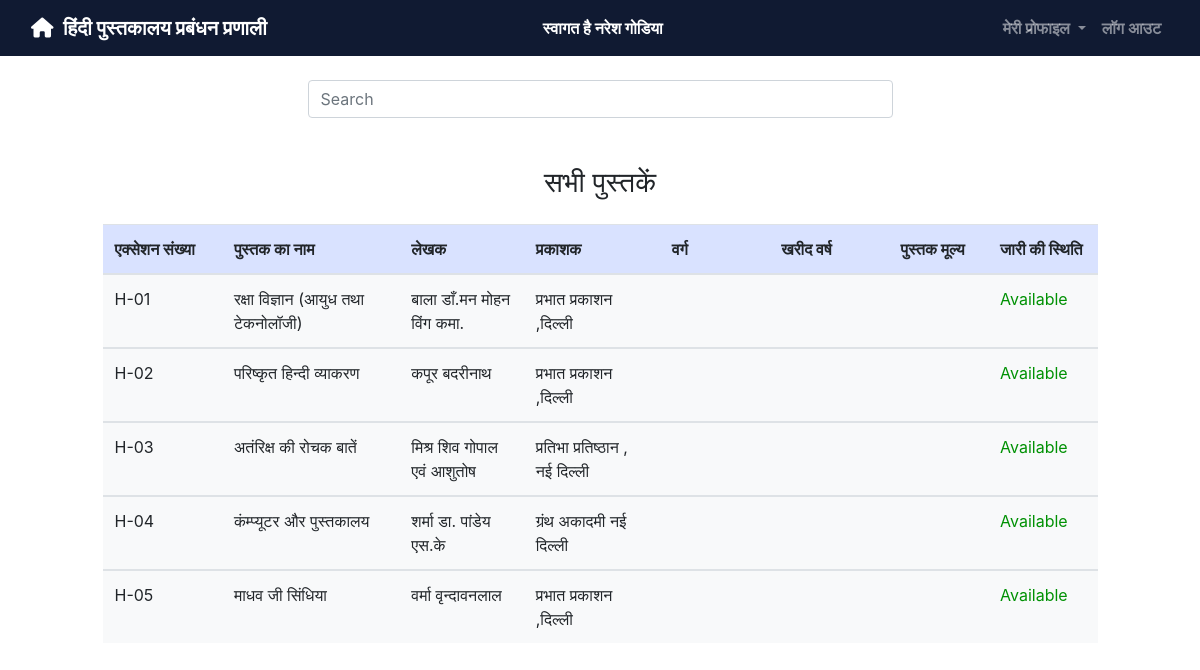
Page /admin/Regbooks.php (signed in) on the committed database.
### tables this page shows
CREATE TABLE `books` (
  `ac_no` varchar(100) NOT NULL,
  `book_name` varchar(100) DEFAULT NULL,
  `author` varchar(100) DEFAULT NULL,
  `publisher` varchar(100) DEFAULT NULL,
  `category` varchar(100) DEFAULT NULL,
  `purchase_year` int(4) DEFAULT NULL,
  `book_price` int(7) DEFAULT NULL,
  `issue_status` varchar(100) NOT NULL DEFAULT 'Available'
);

### admin/Regbooks.php (the view, shortened to what this page needs)
<?php
	include "../asset/dbconnect.php";
	$query = "select * from books order by substr(ac_no from 1 for 2), cast(substr(ac_no from 1) AS UNSIGNED)";
?>
<!DOCTYPE html>
<html>
<head>
	<link rel="stylesheet" type="text/css" href="../bootstrap4/css/bootstrap.min.css">
	<link rel="stylesheet" type="text/css" href="../css/all.css">
</head>
<body>
	<nav class="navbar navbar-expand-lg navbar-dark font-weight-bold" style="background-color:#101a32">
		<div class="container-fluid">
			<div class="navbar-header">
				<a class="navbar-brand" href="admin_dashboard.php"><i class="fas fa-house"></i>&nbsp;&nbsp;हिंदी पुस्तकालय प्रबंधन प्रणाली</a>
			</div>
			<div class="text-white"><span>स्वागत है <?php echo $_SESSION['name'];?>&nbsp;&nbsp;&nbsp;&nbsp;&nbsp;&nbsp;&nbsp;&nbsp;&nbsp;&nbsp;&nbsp;&nbsp;&nbsp;&nbsp;&nbsp;&nbsp;&nbsp;&nbsp;&nbsp;</span></div>
		    <ul class="nav navbar-nav navbar-right">
		      <li class="nav-item dropdown">
	        	<a class="nav-link dropdown-toggle" data-toggle="dropdown">मेरी प्रोफाइल </a>
		      </li>
		      <li class="nav-item">
		        <a class="nav-link" href="logout.php">लॉग आउट</a>
		      </li>
		    </ul>
		</div>
	</nav>
	<div class="row d-flex justify-content-center my-4">
		<div class="col-md-6">
			<input type="text" name="search_field" id="search_field" class="form-control" onkeyup="Search(this.value)" placeholder="Search" value="">
		</div>
	</div>
	<div class="text-center mt-5 mb-4"><h3>सभी पुस्तकें</h3></div>
	<div id="fetch_table">
		<div class="row d-flex justify-content-center mb-5">
			<div class="col-md-10">
				<table class="table table-hover">
					<thead class="sticky-top" style="background-color: #d9e2ff;">
						<tr>
							<th style="width:12%">एक्सेशन संख्या</th>
							<th>पुस्तक का नाम</th>
							<th style="width:12.5%">लेखक</th>
							<th>प्रकाशक</th>
							<th style="width:11%">वर्ग</th>
							<th style="width:12%">खरीद वर्ष</th>
							<th style="width:10%">पुस्तक मूल्य</th>
							<th style="width:11%">जारी की स्थिति</th>
						</tr>
					</thead>
				<?php
					$query_run = mysqli_query($connection,$query);
					while ($row = mysqli_fetch_assoc($query_run)){
						$ac_no = $row['ac_no'];
						$book_name = $row['book_name'];
						$author = $row['author'];
						$publisher = $row['publisher'];
						$category = $row['category'];
						$purchase_year = $row['purchase_year'];
						$book_price = $row['book_price'];
						$issue_status = $row['issue_status'];
				?>
					<tbody class="bg-light">
						<tr>
							<td><?php echo $ac_no;?></td>
							<td><?php echo $book_name;?></td>
							<td><?php echo $author;?></td>
							<td><?php echo $publisher;?></td>
							<td><?php echo $category;?></td>
							<td><?php echo $purchase_year;?></td>
							<td><?php echo $book_price;?></td>
							<td class="<?php echo $issue_status?>"><?php echo $issue_status;?></td>
						</tr>
					</tbody>
				<?php
					}
				?>
				</table>
			</div>
		</div>
	</div>
</body>
</html>

### admin/Regbooks.php (style rules this page uses)
.Available { color: #009104; }

### rows in the picture
books: ac_no "H-01", book_name "रक्षा विज्ञान (आयुध तथा टेकनोलॉजी)", author "बाला डाँ.मन मोहन विंग कमा.", publisher "प्रभात प्रकाशन ,दिल्ली", issue_status "Available"
books: ac_no "H-02", book_name "परिष्कृत हिन्दी व्याकरण", author "कपूर बदरीनाथ", publisher "प्रभात प्रकाशन ,दिल्ली", issue_status "Available"
books: ac_no "H-03", book_name "अतंरिक्ष की रोचक बातें", author "मिश्र शिव गोपाल एवं आशुतोष", publisher "प्रतिभा प्रतिष्ठान , नई दिल्ली", issue_status "Available"
books: ac_no "H-04", book_name "कंम्प्यूटर और पुस्तकालय", author "शर्मा डा. पांडेय एस.के", publisher "ग्रंथ अकादमी नई दिल्ली", issue_status "Available"
books: ac_no "H-05", book_name "माधव जी सिंधिया", author "वर्मा वृन्दावनलाल", publisher "प्रभात प्रकाशन ,दिल्ली", issue_status "Available"

### other values in the picture
$_SESSION['name'] "नरेश गोडिया"
